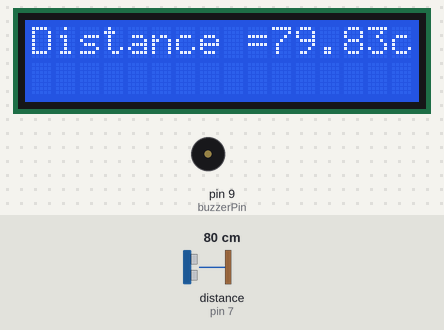
This sketch was run on a simulated Arduino Uno, built with avr-gcc and run on an emulated ATmega328P. Shown: 16×2 character LCD, buzzer (waves = sounding). Wiring (inferred from the names in the program): ultrasonic range finder: trigger pin 6; echo pin 7. Inputs (shaded band) come from the test bench; at power-on: distance to the obstacle (sensor on pin 7) 80 cm. The echo pulse lasts 58.3 µs per cm.

Above: at 1.28 s.
1.3 s: distance to the obstacle (sensor on pin 7) set to 53 cm
At 1.45 s:
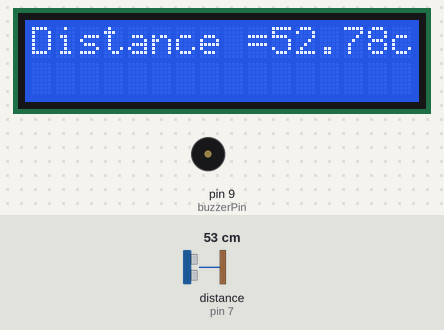
3.0 s: distance to the obstacle (sensor on pin 7) set to 46 cm
At 3.4 s:
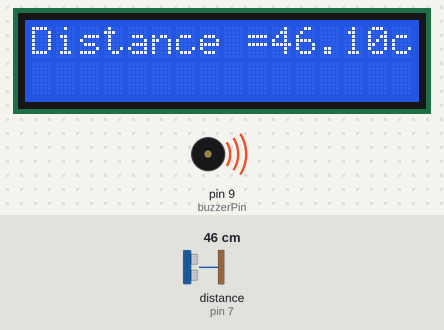
6.0 s: distance to the obstacle (sensor on pin 7) set to 2 cm
At 7.1 s:
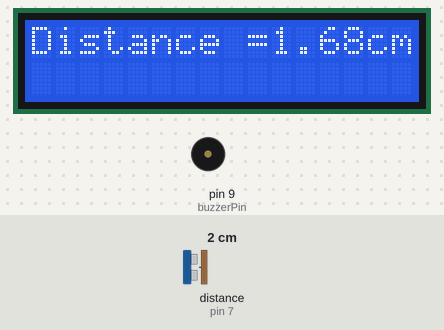
Timing chart, 0 to 15.0 s (numbered marks = the images above; inputs shaded):
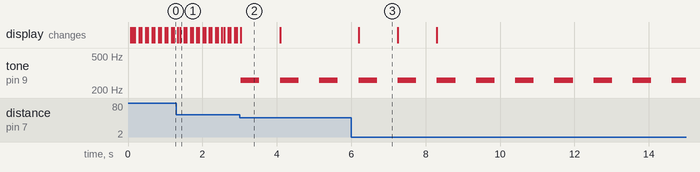

The sketch:

distance.ino
```cpp
/*   ******* RCN Hard&Soft ********
	If the distance is less than 50 cm,
 the device warns people with light and sound. */

#include <LiquidCrystal.h>
LiquidCrystal lcd(12,11,5,4,3,2); // LCD ekranın Arduino bağlantı pinleri

#define echoPin 7
#define trigPin 6
#define buzzerPin 9
#define led 8

int maximumRange = 50;
int minimumRange = 0;
int sayi=125;


void setup() {
  pinMode(trigPin, OUTPUT);
  pinMode(echoPin, INPUT);
  pinMode(buzzerPin, OUTPUT);
  lcd.begin(16,2);  //init LCD

}

void loop() {

  int olcum = mesafe(maximumRange, minimumRange);

}

int mesafe(int maxrange, int minrange)
{
  float duration, distance;

  digitalWrite(trigPin,LOW);
  delayMicroseconds(2);
  digitalWrite(trigPin, HIGH);
  delayMicroseconds(10);
  digitalWrite(trigPin, LOW);

  duration = pulseIn(echoPin, HIGH);
  distance = duration / 58.2;
  lcd.setCursor(0,0);
  lcd.print("Distance =");

  lcd.print(distance);
  lcd.print("cm");
  if(distance<50)
  {
 // digitalWrite(buzzerPin,HIGH);
    digitalWrite(led,HIGH);
    tone(buzzerPin, 261);
    delay(500);
     noTone(buzzerPin);
    delay(500);

  }

 else
  {
 // digitalWrite(buzzerPin,LOW);
     noTone(buzzerPin);
 //   tone(buzzerPin, 1200);
  digitalWrite(led,LOW);

  }

  delay(50);

}
```

Measured:
- the behaviour switches between 51 and 50 cm on distance to the obstacle (sensor on pin 7) (found by bisection; images 1 and 2)
- after the input at 1.3 s, the display: first changes at once (image 1 shows a later state)
- after the input at 3.0 s, tone on pin 9 (buzzerPin): alternates 261 Hz for 0.50 s and silent for 0.56 s, starting at once; the display: changes at once (image 2)
- after the input at 6.0 s, the display: changes after 0.20 s (image 3)
- what the display in image 2 shows lasts 1.1 s, from 3.0 s to 4.1 s
